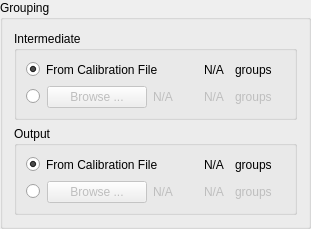
        <widget class="QGroupBox" name="groupBox_3">
         <property name="title">
          <string>Grouping</string>
         </property>
         <layout class="QVBoxLayout" name="verticalLayout_9">
          <item>
           <widget class="QGroupBox" name="groupBox_5">
            <property name="title">
             <string>Intermediate</string>
            </property>
            <layout class="QVBoxLayout" name="verticalLayout_5">
             <item>
              <layout class="QHBoxLayout" name="horizontalLayout_2">
               <item>
                <widget class="QRadioButton" name="intermediate_from_calibration_radioButton">
                 <property name="text">
                  <string/>
                 </property>
                 <property name="checked">
                  <bool>true</bool>
                 </property>
                </widget>
               </item>
               <item>
                <widget class="QLabel" name="intermediate_from_calibration_label">
                 <property name="text">
                  <string>From Calibration File</string>
                 </property>
                </widget>
               </item>
               <item>
                <spacer name="horizontalSpacer_3">
                 <property name="orientation">
                  <enum>Qt::Horizontal</enum>
                 </property>
                 <property name="sizeHint" stdset="0">
                  <size>
                   <width>40</width>
                   <height>20</height>
                  </size>
                 </property>
                </spacer>
               </item>
               <item>
                <layout class="QHBoxLayout" name="horizontalLayout_4">
                 <item>
                  <widget class="QLabel" name="intermediate_from_calibration_groups_value">
                   <property name="minimumSize">
                    <size>
                     <width>25</width>
                     <height>0</height>
                    </size>
                   </property>
                   <property name="maximumSize">
                    <size>
                     <width>25</width>
                     <height>16777215</height>
                    </size>
                   </property>
                   <property name="text">
                    <string>N/A</string>
                   </property>
                  </widget>
                 </item>
                 <item>
                  <widget class="QLabel" name="intermediate_from_calibration_groups_label">
                   <property name="minimumSize">
                    <size>
                     <width>50</width>
                     <height>0</height>
                    </size>
                   </property>
                   <property name="maximumSize">
                    <size>
                     <width>50</width>
                     <height>16777215</height>
                    </size>
                   </property>
                   <property name="text">
                    <string>groups</string>
                   </property>
                  </widget>
                 </item>
                </layout>
               </item>
              </layout>
             </item>
             <item>
              <layout class="QHBoxLayout" name="horizontalLayout_3">
               <item>
                <widget class="QRadioButton" name="intermediate_browse_radio_button">
                 <property name="minimumSize">
                  <size>
                   <width>15</width>
                   <height>0</height>
                  </size>
                 </property>
                 <property name="maximumSize">
                  <size>
                   <width>15</width>
                   <height>16777215</height>
                  </size>
                 </property>
                 <property name="text">
                  <string/>
                 </property>
                </widget>
               </item>
               <item>
                <widget class="QPushButton" name="intermediate_browse_button">
                 <property name="enabled">
                  <bool>false</bool>
                 </property>
                 <property name="minimumSize">
                  <size>
                   <width>100</width>
                   <height>0</height>
                  </size>
                 </property>
                 <property name="maximumSize">
                  <size>
                   <width>100</width>
                   <height>16777215</height>
                  </size>
                 </property>
                 <property name="text">
                  <string>Browse ...</string>
                 </property>
                </widget>
               </item>
               <item>
                <widget class="QLabel" name="intermediate_browse_value">
                 <property name="enabled">
                  <bool>false</bool>
                 </property>
                 <property name="sizePolicy">
                  <sizepolicy hsizetype="Expanding" vsizetype="Preferred">
                   <horstretch>0</horstretch>
                   <verstretch>0</verstretch>
                  </sizepolicy>
                 </property>
                 <property name="text">
                  <string>N/A</string>
                 </property>
                </widget>
               </item>
               <item>
                <layout class="QHBoxLayout" name="horizontalLayout_5">
                 <item>
                  <widget class="QLabel" name="intermediate_browse_groups_value">
                   <property name="enabled">
                    <bool>false</bool>
                   </property>
                   <property name="minimumSize">
                    <size>
                     <width>25</width>
                     <height>0</height>
                    </size>
                   </property>
                   <property name="maximumSize">
                    <size>
                     <width>25</width>
                     <height>16777215</height>
                    </size>
                   </property>
                   <property name="text">
                    <string>N/A</string>
                   </property>
                  </widget>
                 </item>
                 <item>
                  <widget class="QLabel" name="intermediate_browse_groups_label">
                   <property name="enabled">
                    <bool>false</bool>
                   </property>
                   <property name="minimumSize">
                    <size>
                     <width>50</width>
                     <height>0</height>
                    </size>
                   </property>
                   <property name="maximumSize">
                    <size>
                     <width>50</width>
                     <height>16777215</height>
                    </size>
                   </property>
                   <property name="text">
                    <string>groups</string>
                   </property>
                  </widget>
                 </item>
                </layout>
               </item>
              </layout>
             </item>
            </layout>
           </widget>
          </item>
          <item>
           <widget class="QGroupBox" name="groupBox_7">
            <property name="title">
             <string>Output</string>
            </property>
            <layout class="QVBoxLayout" name="verticalLayout_8">
             <item>
              <layout class="QHBoxLayout" name="horizontalLayout_6">
               <item>
                <widget class="QRadioButton" name="output_from_calibration_radioButton">
                 <property name="text">
                  <string/>
                 </property>
                 <property name="checked">
                  <bool>true</bool>
                 </property>
                </widget>
               </item>
               <item>
                <widget class="QLabel" name="output_from_calibration_label">
                 <property name="text">
                  <string>From Calibration File</string>
                 </property>
                </widget>
               </item>
               <item>
                <spacer name="horizontalSpacer_4">
                 <property name="orientation">
                  <enum>Qt::Horizontal</enum>
                 </property>
                 <property name="sizeHint" stdset="0">
                  <size>
                   <width>40</width>
                   <height>20</height>
                  </size>
                 </property>
                </spacer>
               </item>
               <item>
                <layout class="QHBoxLayout" name="horizontalLayout_7">
                 <item>
                  <widget class="QLabel" name="output_from_calibration_groups_value">
                   <property name="minimumSize">
                    <size>
                     <width>25</width>
                     <height>0</height>
                    </size>
                   </property>
                   <property name="maximumSize">
                    <size>
                     <width>25</width>
                     <height>16777215</height>
                    </size>
                   </property>
                   <property name="text">
                    <string>N/A</string>
                   </property>
                  </widget>
                 </item>
                 <item>
                  <widget class="QLabel" name="output_from_calibration_groups_label">
                   <property name="minimumSize">
                    <size>
                     <width>50</width>
                     <height>0</height>
                    </size>
                   </property>
                   <property name="maximumSize">
                    <size>
                     <width>50</width>
                     <height>16777215</height>
                    </size>
                   </property>
                   <property name="text">
                    <string>groups</string>
                   </property>
                  </widget>
                 </item>
                </layout>
               </item>
              </layout>
             </item>
             <item>
              <layout class="QHBoxLayout" name="horizontalLayout_8">
               <item>
                <widget class="QRadioButton" name="output_browse_radio_button">
                 <property name="minimumSize">
                  <size>
                   <width>15</width>
                   <height>0</height>
                  </size>
                 </property>
                 <property name="maximumSize">
                  <size>
                   <width>15</width>
                   <height>16777215</height>
                  </size>
                 </property>
                 <property name="text">
                  <string/>
                 </property>
                </widget>
               </item>
               <item>
                <widget class="QPushButton" name="output_browse_button">
                 <property name="enabled">
                  <bool>false</bool>
                 </property>
                 <property name="minimumSize">
                  <size>
                   <width>100</width>
                   <height>0</height>
                  </size>
                 </property>
                 <property name="maximumSize">
                  <size>
                   <width>100</width>
                   <height>16777215</height>
                  </size>
                 </property>
                 <property name="text">
                  <string>Browse ...</string>
                 </property>
                </widget>
               </item>
               <item>
                <widget class="QLabel" name="output_browse_value">
                 <property name="enabled">
                  <bool>false</bool>
                 </property>
                 <property name="sizePolicy">
                  <sizepolicy hsizetype="Expanding" vsizetype="Preferred">
                   <horstretch>0</horstretch>
                   <verstretch>0</verstretch>
                  </sizepolicy>
                 </property>
                 <property name="text">
                  <string>N/A</string>
                 </property>
                </widget>
               </item>
               <item>
                <layout class="QHBoxLayout" name="horizontalLayout_9">
                 <item>
                  <widget class="QLabel" name="output_browse_groups_value">
                   <property name="enabled">
                    <bool>false</bool>
                   </property>
                   <property name="minimumSize">
                    <size>
                     <width>25</width>
                     <height>0</height>
                    </size>
                   </property>
                   <property name="maximumSize">
                    <size>
                     <width>25</width>
                     <height>16777215</height>
                    </size>
                   </property>
                   <property name="text">
                    <string>N/A</string>
                   </property>
                  </widget>
                 </item>
                 <item>
                  <widget class="QLabel" name="output_browse_groups_label">
                   <property name="enabled">
                    <bool>false</bool>
                   </property>
                   <property name="minimumSize">
                    <size>
                     <width>50</width>
                     <height>0</height>
                    </size>
                   </property>
                   <property name="maximumSize">
                    <size>
                     <width>50</width>
                     <height>16777215</height>
                    </size>
                   </property>
                   <property name="text">
                    <string>groups</string>
                   </property>
                  </widget>
                 </item>
                </layout>
               </item>
              </layout>
             </item>
            </layout>
           </widget>
          </item>
         </layout>
        </widget>
